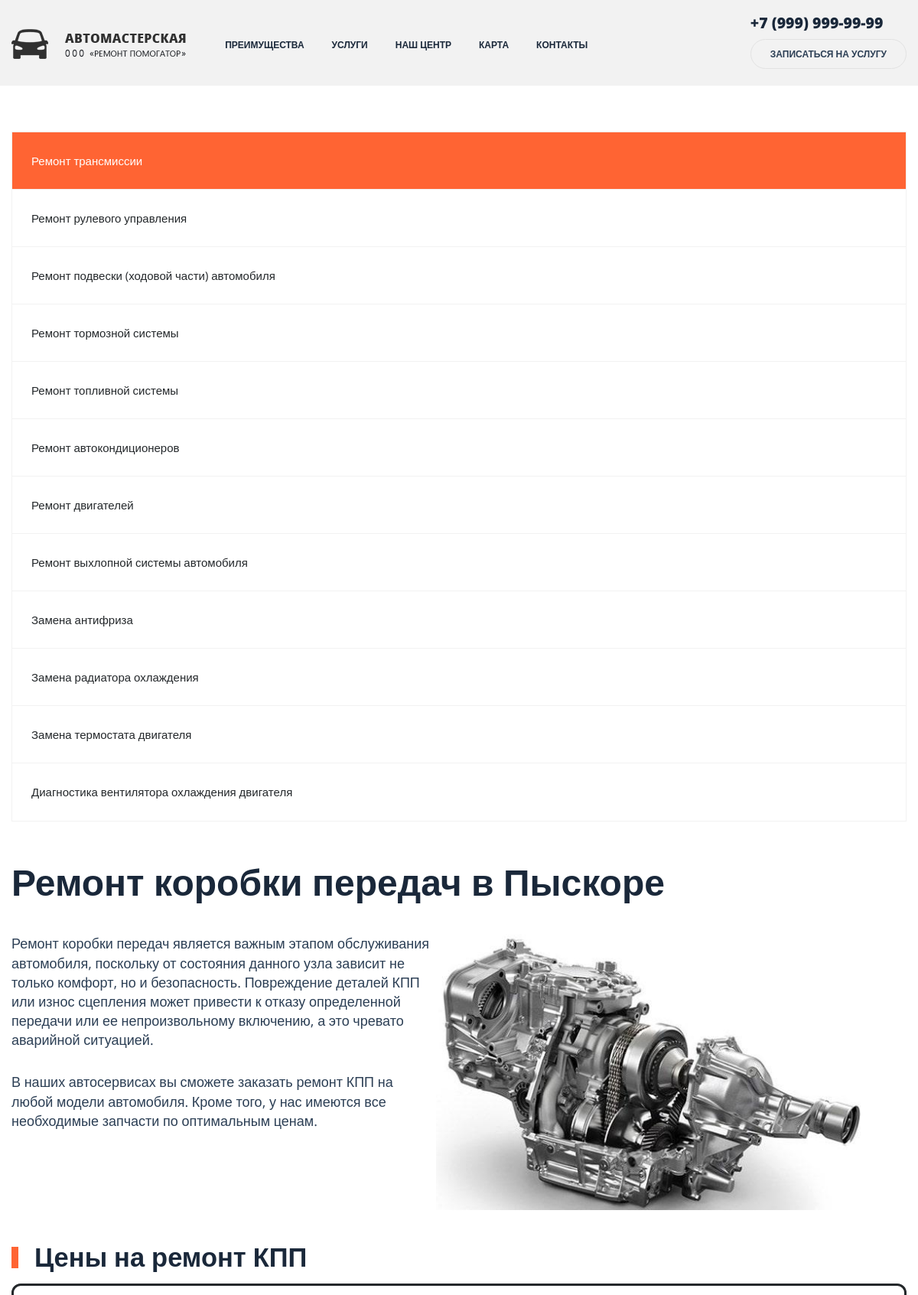
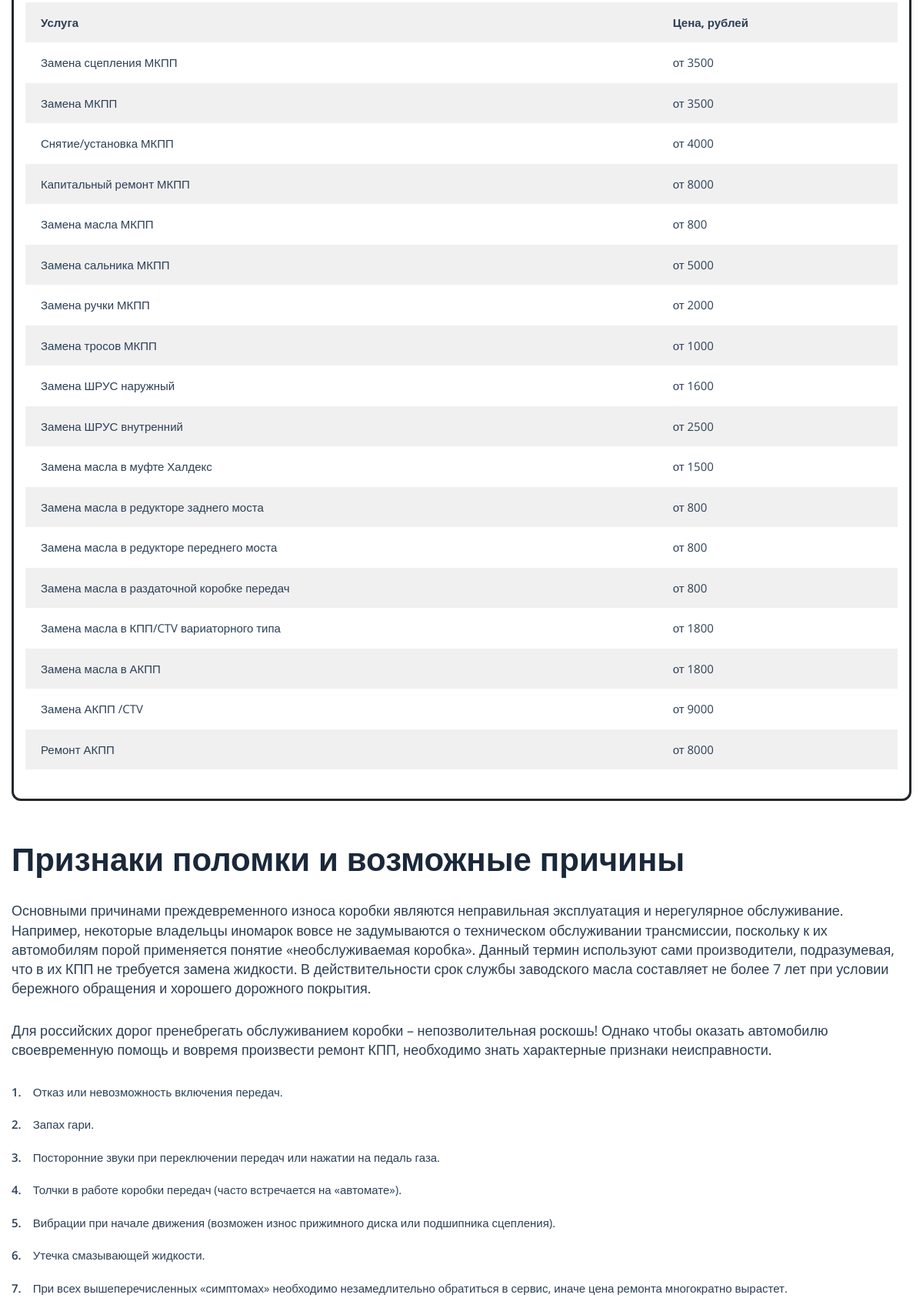
The app's page /index2.php (upper part) with its own data (2 pictures, top to bottom).
### tables this page shows
CREATE TABLE `service_price_list` (
  `idservice_price_list` int(11) NOT NULL,
  `idservice` int(11) NOT NULL,
  `price` int(11) NOT NULL,
  `start_data` date NOT NULL,
  `end_data` date DEFAULT NULL
);

CREATE TABLE `service` (
  `idservice` int(11) NOT NULL,
  `id_type` int(11) NOT NULL,
  `service` varchar(500) DEFAULT NULL
);

### index2.php (the view, shortened to what this page needs)
<!DOCTYPE html>
<html lang="en" dir="ltr">
  <head>
    <link rel="stylesheet" href="https://stackpath.bootstrapcdn.com/bootstrap/4.1.3/css/bootstrap.min.css"
>
    <link rel="stylesheet" href="https://use.fontawesome.com/releases/v5.6.1/css/all.css"
>
    <link rel="stylesheet" href="css/main2.css">
    <link rel="stylesheet" href="css/media.css">
    <link rel="stylesheet" href="css/animate.css">
    <link rel='stylesheet' id='wp-block-library-css' href='css/style.min-1.css' type='text/css' media='all'>
    <link rel='stylesheet' id='autoservice-style-css' href='css/wmac_single_71dfaf63ff26cdcd8f13a55f6c5f486d-1.css' type='text/css' media='all'>
    <link rel='stylesheet' id='autoservice-main-css' href='css/wmac_single_ce631b6e98131e308f29fbe37d2114e2-1.css' type='text/css' media='all'>
    <link rel='stylesheet' id='autoservice-media-main-css' href='css/wmac_single_e65cdca6a25d2c07eeefa16406e77695-1.css' type='text/css' media='all'>
  </head>
  <body>
    <header>
      <nav class="navbar navbar-expand-lg sticky-top">
        <div class="container">
          <a href="index.html" class="navbar-brad">
            <img src="img/logo.svg" alt="" class="logo">
          </a>
          <div class="collapse navbar-collapse" id="navbarResponsive">
            <ul class="navbar-nav">
            <li class="nav-item">
                <a href="index.html#why" class="nav-link active">
                  Преимущества
                </a>
              </li>
              <li class="nav-item">
                <a href="index2.php" class="nav-link">
                  Услуги
                </a>
              </li>
              <li class="nav-item">
                <a href="index.html#look" class="nav-link">
                  Наш центр
                </a>
              </li>
              <li class="nav-item">
                <a href="index.html#place" class="nav-link">
                  Карта
                </a>
              </li>
              <li class="nav-item">
                <a href="index.html#footer" class="nav-link">
                  Контакты
                </a>
              </li>
            </ul>
          </div>
          <div class="clearfix d-none d-lg-block">
           <div class="contacts__phone bolder">
             +7 (999) 999-99-99
           </div>
           <a class="contacts__btn upper bolder"  onclick="document.getElementById('servicerequestModal').style.display='block'">
             Записаться на услугу
           </a>
          </div>
        </div>
      </nav>
    </header>
    <div id="content" class="site-content">
      <div class="wrapper">
          <div class="inner">
              <div class="inner-page">
                  <aside id="secondary" class="widget-area">
                      <nav class="sidebar-nav">
                        <ul>
                          <li class="page_item page-item-468 current_page_item"><a href="index2.php">Ремонт трансмиссии</a>
                          </li>
                          <li class="page_item page-item-469"><a href="index3.php">Ремонт рулевого управления</a>
                          </li>
                          <li class="page_item page-item-470"><a href="index4.php">Ремонт подвески (ходовой части) автомобиля</a>
                          </li>
                          <li class="page_item page-item-471"><a href="index5.php">Ремонт тормозной системы</a>
                          </li>
                          <li class="page_item page-item-472"><a href="index6.php">Ремонт топливной системы</a>
                          </li>
                          <li class="page_item page-item-473"><a href="index7.php">Ремонт автокондиционеров</a>
                          </li>
                          <li class="page_item page-item-474"><a href="index8.php">Ремонт двигателей</a>
                          </li>
                          <li class="page_item page-item-475"><a href="index9.php">Ремонт выхлопной системы автомобиля</a>
                          </li>
                          <li class="page_item page-item-994"><a href="index10.php">Замена антифриза</a></li>
                          <li class="page_item page-item-1001"><a href="index11.php">Замена радиатора охлаждения</a></li>
                          <li class="page_item page-item-1004"><a href="index12.php">Замена термостата двигателя</a></li>
                          <li class="page_item page-item-1007"><a href="index13.php" aria-current="page">Диагностика вентилятора охлаждения двигателя</a></li>
                        </ul>
                      </nav>
                  </aside>
                  <div id="primary" class="content-area">
                      <main id="main" class="site-main">
                          <div class="inner-page-preview section mb0">
                              <div class="inner-page-preview-layout">
                                  <div class="section-title">
                                      <h1>Ремонт коробки передач в Пыскоре</h1>
                                  </div>
                              </div>
                          </div>
                          <article id="post-468" class="post-468 page type-page status-publish has-post-thumbnail hentry">
                              <div class="entry-content">
                                  <div id="seo-img-block_5ef7606d04b83" class="seo-img section mb0">
                                      <div class="section-bg"></div>
                                      <div class="seo-img-layout">
                                          <div class="seo-img-left">
                                              <div class="seo-img-desc section-desc">
                                                  <p>Ремонт коробки передач является важным этапом обслуживания автомобиля, поскольку от состояния данного узла зависит не только комфорт, но и безопасность. Повреждение деталей КПП или износ сцепления может привести к отказу определенной передачи или ее непроизвольному включению, а это чревато аварийной ситуацией.</p>
                                                  <p>В наших автосервисах вы сможете заказать ремонт КПП на любой модели автомобиля. Кроме того, у нас имеются все необходимые запчасти по оптимальным ценам.</p>
                                              </div>
                                          </div>
                                          <div class="seo-img-right">
                                              <div class="seo-img-photo"> <img width="567" height="368" src="img/remont-transmissii.jpg">  </div>
                                          </div>
                                      </div>
                                  </div>
                                  <h2>Цены на ремонт КПП</h2>
                                  <figure class="wp-block-table is-style-stripes">
                                      <table>
                                          <tbody>
                                              <tr>
                                                  <td><strong>Услуга</strong></td>
                                                  <td><strong>Цена, рублей</strong></td>
                                              </tr>
                                            <?php
                                            include('admin/database/dbconfig.php');
                                            $sql = "SELECT s.service, spl.price FROM service s LEFT JOIN service_price_list spl
                                            ON s.idservice = spl.idservice WHERE s.id_type = 1 AND spl.end_data IS NULL";
                                            $result = $connection->query($sql);
                                            while($row = $result->fetch_assoc()) {
                                                echo"
                                              <tr>
                                                  <td>" . $row["service"] ."</td>
                                                  <td>от " . $row["price"] ."</td>
                                              </tr>";
                                            }
                                            ?>
                                          </tbody>
                                      </table>
                                  </figure>
                                  <div id="info-block_5ef760ad04b84" class="info section style1 mb0">
                                      <div class="section-bg"></div>
                                      <div class="info-layout">
                                          <div class="section-title">
                                              <h2>Признаки поломки и возможные причины</h2>
                                          </div>
                                          <div class="section-desc">
                                              <p>Основными причинами преждевременного износа коробки являются неправильная эксплуатация и нерегулярное обслуживание. Например, некоторые владельцы иномарок вовсе не задумываются о техническом обслуживании трансмиссии, поскольку к их автомобилям порой применяется понятие «необслуживаемая коробка». Данный термин используют сами производители, подразумевая, что в их КПП не требуется замена жидкости. В действительности срок службы заводского масла составляет не более 7 лет при условии бережного обращения и хорошего дорожного покрытия.</p>
                                              <p>Для российских дорог пренебрегать обслуживанием коробки – непозволительная роскошь! Однако чтобы оказать автомобилю своевременную помощь и вовремя произвести ремонт КПП, необходимо знать характерные признаки неисправности.</p>
                                              <ol>
                                                  <li>Отказ или невозможность включения передач.</li>
                                                  <li>Запах гари.</li>
                                                  <li>Посторонние звуки при переключении передач или нажатии на педаль газа.</li>
                                                  <li>Толчки в работе коробки передач (часто встречается на «автомате»).</li>
                                                  <li>Вибрации при начале движения (возможен износ прижимного диска или подшипника сцепления).</li>
                                                  <li>Утечка смазывающей жидкости.</li>
                                                  <li>При всех вышеперечисленных «симптомах» необходимо незамедлительно обратиться в сервис, иначе цена ремонта многократно вырастет.</li>
                                              </ol>
                                          </div>
                                       </div>
                                   </div>
                               </div>
                        </div>
                    </div>
                </div>
            </div>
        </div>
</body>
</html>

### css/main2.css (style rules this page uses)
html { font-size: 15px; }
body { font-family: 'Open Sans', sans-serif; color: #2c3f55; overflow-x: hidden; }
ul, li { display: block; margin: 0px; padding: 0px; }
.container { position: relative; }
* { -moz-transition: all 0.3s ease; -webkit-transition-property: all; -webkit-transition-duration: 0.3s; -webkit-transition-timing-function: ease; }
h2 { font-size: 2.3rem; font-weight: 600; color: #1a283a; margin-left: 30px; margin-top: 0px; margin-bottom: 0px; }
h2:before { content: ''; display: block; background: #FF6433; width: 9px; height: 28px; position: absolute; margin-top: 8px; margin-left: -30px; }
.bolder { font-weight: 800; }
.upper { text-transform: uppercase; }
.navbar { background: #F2F2F2; padding: 15px 0 31px 0; }
.logo { margin-top: 20px; }
.navbar-nav { margin: 22px 0 0 75px; }
.nav-link { color: #1A283A; text-transform: uppercase; font-weight: 800; border-radius: 60px; font-size: 0.8rem; padding: 8px 18px !important; padding-left: 40px; }
.contacts__phone { font-size: 1.667rem; color: #1A283A; margin-bottom: 14px; }
.contacts__btn { font-size: 0.8rem; border: 1px solid #E2E2E2; padding: 10px 25px; color: #1A283A; border-radius: 60px; }
h1 { font-size: 3.333rem; color: #1a283a; font-weight: 600; margin: 80px 0 80px 0; line-height: 1.2em; }
.section-title { margin-top: 50px; }

### css/media.css (style rules this page uses)
@media screen and (max-width: 1200px) { body { overflow-x: hidden; } }
@media (min-width: 992px) and (max-width: 1200px) { .container { max-width: 100%; } }
@media (min-width: 992px) and (max-width: 1200px) { .navbar-nav { margin-left: 4.5%; } }
@media (min-width: 992px) and (max-width: 1200px) { .contacts__phone { font-size: 1.3rem; } }

### css/style.min-1.css (style rules this page uses)
.wp-block-table { overflow-x:auto }
.wp-block-table table { width:100% }
.wp-block-table.is-style-stripes { border-spacing:0; border-collapse:inherit; background-color:transparent; }
.wp-block-table.is-style-stripes tbody tr:nth-child(odd) { background-color:#f0f0f0 }
.wp-block-table.is-style-stripes td,.wp-block-table.is-style-stripes th { border-color:transparent }

### css/wmac_single_71dfaf63ff26cdcd8f13a55f6c5f486d-1.css (style rules this page uses)
html { line-height:1.15; -webkit-text-size-adjust:100% }
body { margin:0 }
h1 { font-size:2em; margin:.67em 0 }
body,button,input,select,optgroup,textarea { font-size:16px; font-size:1rem; line-height:1.5 }
h1,h2,h3,h4,h5,h6 { clear:both }
p { margin-bottom:1.5em }
ul,ol { margin:30px 0 }
ul { list-style:disc }
ol { list-style:decimal }
img { height:auto; max-width:100% }
figure { margin:1em 0 }
table { margin:0 0 1.5em; width:100% }
.clear:before,.clear:after,.entry-content:before,.entry-content:after,.comment-content:before,.comment-content:after,.site-header:before,.site-header:after,.site-content:before,.site-content:after,.site-footer:before,.site-footer:after { content:""; display:table; table-layout:fixed }
.clear:after,.entry-content:after,.comment-content:after,.site-header:after,.site-content:after,.site-footer:after { clear:both }

### css/wmac_single_e65cdca6a25d2c07eeefa16406e77695-1.css (style rules this page uses)
@media screen and (max-width:1200px) { .inner-page { display:block } }
@media screen and (max-width:1200px) { .widget-area { width:100%; margin-bottom:30px } }

### records on screen
service_price_list: idservice.service "Замена сцепления МКПП", price "3500"
service_price_list: idservice.service "Замена МКПП", price "3500"
service_price_list: idservice.service "Снятие/установка МКПП", price "4000"
service_price_list: idservice.service "Капитальный ремонт МКПП", price "8000"
service_price_list: idservice.service "Замена масла МКПП", price "800"
service_price_list: idservice.service "Замена сальника МКПП", price "5000"
service_price_list: idservice.service "Замена ручки МКПП", price "2000"
service_price_list: idservice.service "Замена тросов МКПП", price "1000"
service_price_list: idservice.service "Замена ШРУС наружный", price "1600"
service_price_list: idservice.service "Замена ШРУС внутренний", price "2500"
service_price_list: idservice.service "Замена масла в муфте Халдекс", price "1500"
service_price_list: idservice.service "Замена масла в редукторе заднего моста", price "800"
service_price_list: idservice.service "Замена масла в редукторе переднего моста", price "800"
service_price_list: idservice.service "Замена масла в раздаточной коробке передач", price "800"
service_price_list: idservice.service "Замена масла в КПП/CTV вариаторного типа", price "1800"
service_price_list: idservice.service "Замена масла в АКПП", price "1800"
service_price_list: idservice.service "Замена АКПП /CTV", price "9000"
service_price_list: idservice.service "Ремонт АКПП", price "8000"
